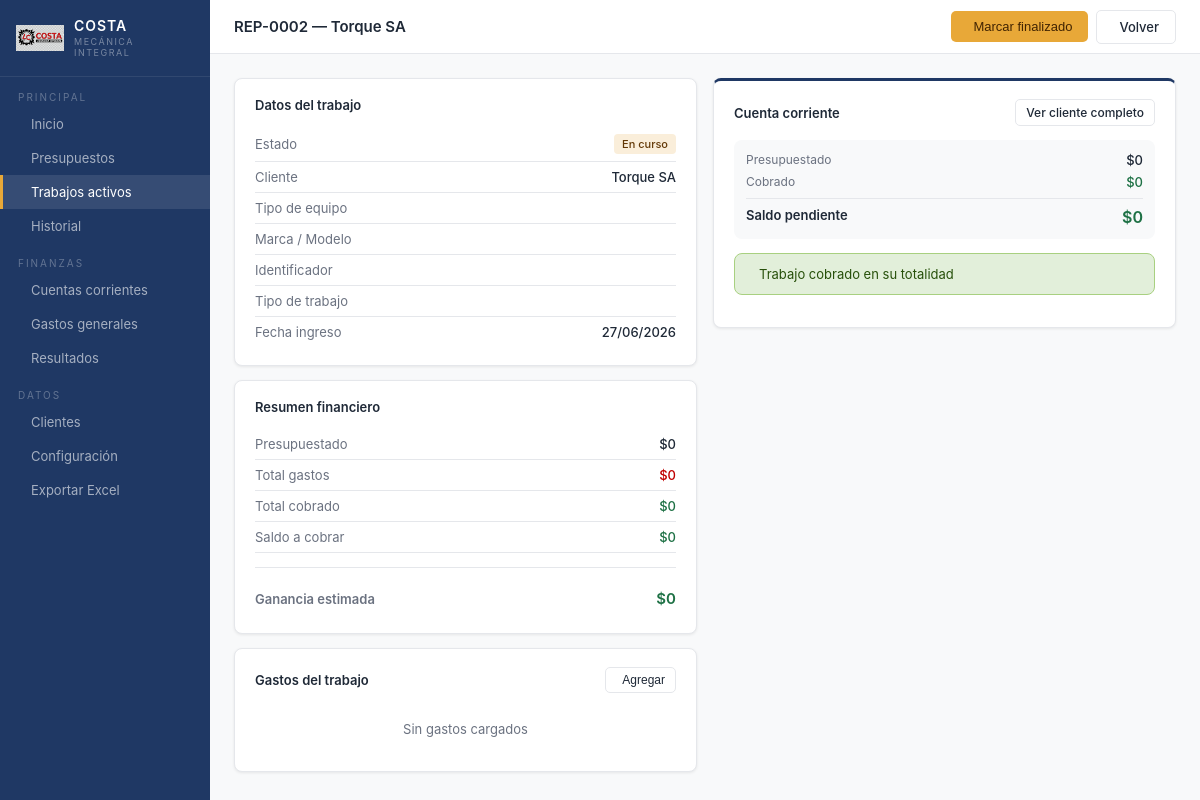
Page /trabajos/2 on the committed database.
### app.py (models this page shows)
class Trabajo(db.Model):
    id = db.Column(db.Integer, primary_key=True)
    numero = db.Column(db.String(20), unique=True)
    cliente_id = db.Column(db.Integer, db.ForeignKey('cliente.id'), nullable=False)
    presupuesto_id = db.Column(db.Integer, db.ForeignKey('presupuesto.id'), nullable=True)
    tipo_equipo = db.Column(db.String(50))
    identificador = db.Column(db.String(50))
    marca = db.Column(db.String(50))
    modelo = db.Column(db.String(50))
    tipo_trabajo = db.Column(db.String(50))
    observaciones = db.Column(db.Text)
    estado = db.Column(db.String(20), default='en_curso')  # en_curso, finalizado, entregado
    presupuestado = db.Column(db.Float, default=0)
    fecha_ingreso = db.Column(db.Date, default=date.today)
    fecha_entrega = db.Column(db.Date, nullable=True)
    creado = db.Column(db.DateTime, default=datetime.utcnow)
    gastos = db.relationship('GastoTrabajo', backref='trabajo', lazy=True, cascade='all, delete-orphan')
    cobros = db.relationship('Cobro', backref='trabajo', lazy=True, cascade='all, delete-orphan')
    @property
    def total_gastos(self):
        return sum(g.monto for g in self.gastos)
    @property
    def total_cobrado(self):
        return sum(c.monto for c in self.cobros)
    @property
    def saldo(self):
        return self.presupuestado - self.total_cobrado
    @property
    def ganancia(self):
        return self.total_cobrado - self.total_gastos

class Cliente(db.Model):
    id = db.Column(db.Integer, primary_key=True)
    empresa = db.Column(db.String(100), nullable=False)
    contacto = db.Column(db.String(100))
    telefono = db.Column(db.String(30))
    email = db.Column(db.String(100))
    direccion = db.Column(db.String(200))
    cuit = db.Column(db.String(20))
    notas = db.Column(db.Text)
    creado = db.Column(db.DateTime, default=datetime.utcnow)
    presupuestos = db.relationship('Presupuesto', backref='cliente', lazy=True)
    trabajos = db.relationship('Trabajo', backref='cliente', lazy=True)

### app.py (the view)
@app.route('/trabajos/<int:id>')
def detalle_trabajo(id):
    t = Trabajo.query.get_or_404(id)
    categorias = get_opciones('categoria_gasto')
    formas_pago = get_opciones('forma_pago')
    return render_template('detalle_trabajo.html', trabajo=t,
                           categorias=categorias, formas_pago=formas_pago)

### app.py (called while the page is built)
def fmt_moneda(valor):
    if valor is None:
        return "$0"
    return f"${valor:,.0f}".replace(",", ".")

def get_opciones(tipo):
    return [o.valor for o in OpcionLista.query.filter_by(tipo=tipo).order_by(OpcionLista.orden, OpcionLista.valor).all()]

### templates/detalle_trabajo.html (shortened to what this page needs)
{% extends "base.html" %}
{% block topbar_title %}{{ trabajo.numero }} — {{ trabajo.cliente.empresa }}{% endblock %}
{% block topbar_actions %}
<div style="display:flex;gap:8px;align-items:center">
    {% if trabajo.estado == 'en_curso' %}
    <form method="post" action="/trabajos/{{ trabajo.id }}/estado">
        <button type="submit" class="btn btn-amber">
             Marcar finalizado
        </button>
    </form>
    {% endif %}
    <a href="/trabajos" class="btn btn-ghost"> Volver</a>
</div>
{% endblock %}
{% block content %}
<div style="display:grid;grid-template-columns:1fr 1fr;gap:16px">
<div>
    <div class="card">
        <div class="card-title">Datos del trabajo</div>
        <div class="mini-row">
            <span class="mini-label">Estado</span>
            <span>
                {% if trabajo.estado == 'en_curso' %}<span class="badge badge-amber">En curso</span>
                {% elif trabajo.estado == 'finalizado' %}<span class="badge badge-red">Finalizado</span>
                {% else %}<span class="badge badge-green">Entregado</span>{% endif %}
            </span>
        </div>
        <div class="mini-row"><span class="mini-label">Cliente</span><span class="mini-val">{{ trabajo.cliente.empresa }}</span></div>
        <div class="mini-row"><span class="mini-label">Tipo de equipo</span></div>
        <div class="mini-row"><span class="mini-label">Marca / Modelo</span></div>
        <div class="mini-row"><span class="mini-label">Identificador</span></div>
        <div class="mini-row"><span class="mini-label">Tipo de trabajo</span></div>
        <div class="mini-row"><span class="mini-label">Fecha ingreso</span><span class="mini-val">{{ trabajo.fecha_ingreso.strftime('%d/%m/%Y') }}</span></div>
    </div>
    <div class="card">
        <div class="card-title">Resumen financiero</div>
        <div class="mini-row"><span class="mini-label">Presupuestado</span><span class="mini-val">{{ trabajo.presupuestado | moneda }}</span></div>
        <div class="mini-row"><span class="mini-label">Total gastos</span><span class="mini-val" style="color:var(--red)">{{ trabajo.total_gastos | moneda }}</span></div>
        <div class="mini-row"><span class="mini-label">Total cobrado</span><span class="mini-val" style="color:var(--green)">{{ trabajo.total_cobrado | moneda }}</span></div>
        <div class="mini-row">
            <span class="mini-label">Saldo a cobrar</span>
            <span class="mini-val" style="color:{% if trabajo.saldo > 0 %}var(--red){% else %}var(--green){% endif %}">
                {{ trabajo.saldo | moneda }}
            </span>
        </div>
        <hr class="divider">
        <div class="mini-row">
            <span class="mini-label" style="font-weight:600">Ganancia estimada</span>
            <span class="mini-val" style="color:var(--green);font-size:15px;font-weight:600">
                {{ trabajo.ganancia | moneda }}
            </span>
        </div>
    </div>
    <div class="card">
        <div style="display:flex;justify-content:space-between;align-items:center;margin-bottom:12px">
            <div class="card-title" style="margin:0">Gastos del trabajo</div>
            <button onclick="toggleGastoForm()" class="btn btn-ghost btn-sm">
                 Agregar
            </button>
        </div>
        {% if trabajo.gastos %}
            {% for g in trabajo.gastos %}
            <div class="mini-row">
                <div>
                    <span class="mini-label">{{ g.descripcion or g.categoria }}</span>
                    <span style="font-size:11px;color:var(--text-light);margin-left:6px">
                        {{ g.fecha.strftime('%d/%m') }}
                    </span>
                </div>
                <div style="display:flex;align-items:center;gap:8px">
                    <span class="mini-val" style="color:var(--red)">{{ g.monto | moneda }}</span>
                    <form method="post" action="/trabajos/gasto/{{ g.id }}/eliminar" style="display:inline">
                        <button type="submit"
                                style="background:none;border:none;cursor:pointer;color:var(--text-light)"
                                onclick="return confirm('¿Eliminar gasto?')">
                            <i class="ti ti-trash" style="font-size:14px"></i>
                        </button>
                    </form>
                </div>
            </div>
            {% endfor %}
            <hr class="divider">
            <div class="mini-row">
                <span style="font-weight:600">Total gastos</span>
                <span style="font-weight:600;color:var(--red)">{{ trabajo.total_gastos | moneda }}</span>
            </div>
        {% else %}
            <div style="text-align:center;padding:16px;color:var(--text-light);font-size:13px">
                Sin gastos cargados
            </div>
        {% endif %}
    </div>
</div>
<div>
    <div class="card" style="border-top:3px solid var(--navy)">
        <div style="display:flex;justify-content:space-between;align-items:center;margin-bottom:14px">
            <div class="card-title" style="margin:0">Cuenta corriente</div>
            <a href="/cuenta-corriente?cliente_id={{ trabajo.cliente_id }}"
               class="btn btn-ghost btn-sm">Ver cliente completo</a>
        </div>
        <div style="background:var(--gray-100);border-radius:var(--radius);padding:12px;margin-bottom:14px">
            <div style="display:flex;justify-content:space-between;margin-bottom:6px">
                <span style="font-size:12px;color:var(--text-light)">Presupuestado</span>
                <span style="font-size:13px;font-weight:500">{{ trabajo.presupuestado | moneda }}</span>
            </div>
            <div style="display:flex;justify-content:space-between;margin-bottom:6px">
                <span style="font-size:12px;color:var(--text-light)">Cobrado</span>
                <span style="font-size:13px;font-weight:500;color:var(--green)">
                    {{ trabajo.total_cobrado | moneda }}
                </span>
            </div>
            <hr style="border:none;border-top:1px solid var(--border);margin:8px 0">
            <div style="display:flex;justify-content:space-between">
                <span style="font-size:13px;font-weight:600">Saldo pendiente</span>
                <span style="font-size:16px;font-weight:600;
                             color:{% if trabajo.saldo > 0 %}var(--red){% else %}var(--green){% endif %}">
                    {{ trabajo.saldo | moneda }}
                </span>
            </div>
        </div>
        {% if trabajo.saldo > 0 %}
        <div style="background:var(--gray-100);border-radius:var(--radius);padding:14px">
            <div style="font-size:12px;font-weight:600;color:var(--text);
                        margin-bottom:10px;text-transform:uppercase;letter-spacing:0.5px">
                Registrar cobro
            </div>
            <form method="post" action="/trabajos/{{ trabajo.id }}/cobro">
                <div class="form-grid form-grid-2" style="margin-bottom:10px">
                    <div class="field">
                        <label>Monto ($) *</label>
                        <input type="number" name="monto" min="0" step="0.01"
                               placeholder="{{ trabajo.saldo }}" required>
                    </div>
                    <div class="field">
                        <label>Forma de pago *</label>
                        <select name="forma_pago" required>
                            {% for f in formas_pago %}
                            <option>{{ f }}</option>
                            {% endfor %}
                        </select>
                    </div>
                    <div class="field">
                        <label>Fecha</label>
                        <input type="date" name="fecha" class="fecha-hoy">
                    </div>
                    <div class="field">
                        <label>N° Comprobante</label>
                        <input type="text" name="comprobante" placeholder="Opcional">
                    </div>
                    <div class="field form-full">
                        <label>Notas</label>
                        <input type="text" name="notas" placeholder="Opcional">
                    </div>
                </div>
                <button type="submit" class="btn btn-green btn-block">
                    <i class="ti ti-cash"></i> Registrar cobro
                </button>
            </form>
        </div>
        {% else %}
        <div class="alert alert-green">
             Trabajo cobrado en su totalidad
        </div>
        {% endif %}
    </div>
</div>
</div>
{% endblock %}

### templates/base.html (style rules this page uses)
* { box-sizing: border-box; margin: 0; padding: 0; }
:root { --navy: #1F3864; --navy-light: #2a4d84; --blue: #2E75B6; --blue-light: #D6E4F0; --amber: #E8A838; --green: #1E7145; --green-light: #E2EFDA; --red: #C00000; --red-light: #FCE4D6; --gray-100: #F8F9FA; --gray-200: #F2F2F2; --gray-300: #E0E0E0; --gray-500: #6B7280; --white: #FFFFFF; --text: #1F2937; --text-light: #6B7280; --border: #E5E7EB; --shadow: 0 1px 3px rgba(0,0,0,0.08); --radius: 8px; --radius-sm: 5px; }
body { font-family: -apple-system, BlinkMacSystemFont, 'Segoe UI', sans-serif; background: var(--gray-100); color: var(--text); font-size: 14px; }
.btn { display: inline-flex; align-items: center; gap: 6px; padding: 8px 16px; border-radius: var(--radius-sm); font-size: 13px; font-weight: 500; cursor: pointer; border: none; text-decoration: none; transition: opacity 0.15s; }
.btn-amber { background: var(--amber); color: #412402; }
.btn-ghost { background: transparent; color: var(--text); border: 1px solid var(--border); }
.btn-sm { padding: 5px 10px; font-size: 12px; }
.card { background: var(--white); border: 1px solid var(--border); border-radius: var(--radius); padding: 18px 20px; margin-bottom: 14px; box-shadow: var(--shadow); }
.card-title { font-size: 13px; font-weight: 600; color: var(--text); margin-bottom: 14px; }
.badge { display: inline-flex; align-items: center; font-size: 11px; font-weight: 500; padding: 3px 8px; border-radius: 4px; white-space: nowrap; }
.badge-amber { background: #FAEEDA; color: #633806; }
.divider { border: none; border-top: 1px solid var(--border); margin: 14px 0; }
.mini-row { display: flex; justify-content: space-between; align-items: center; padding: 7px 0; border-bottom: 1px solid var(--border); font-size: 13px; }
.mini-row:last-child { border-bottom: none; }
.mini-label { color: var(--text-light); }
.mini-val { font-weight: 500; color: var(--text); }
.alert { padding: 12px 16px; border-radius: var(--radius); font-size: 13px; margin-bottom: 14px; display: flex; align-items: center; gap: 8px; }
.alert-green { background: var(--green-light); color: #27500A; border: 1px solid #A8D080; }

### rows in the picture
Trabajo: numero "REP-0002", fecha_ingreso "27/06/2026", presupuestado|moneda "$0", saldo|moneda "$0"
Cliente: cliente.empresa "Torque SA"

### other values in the picture
{{ trabajo.total_gastos | moneda }} "$0"
{{ trabajo.total_cobrado | moneda }} "$0"
{{ trabajo.ganancia | moneda }} "$0"
